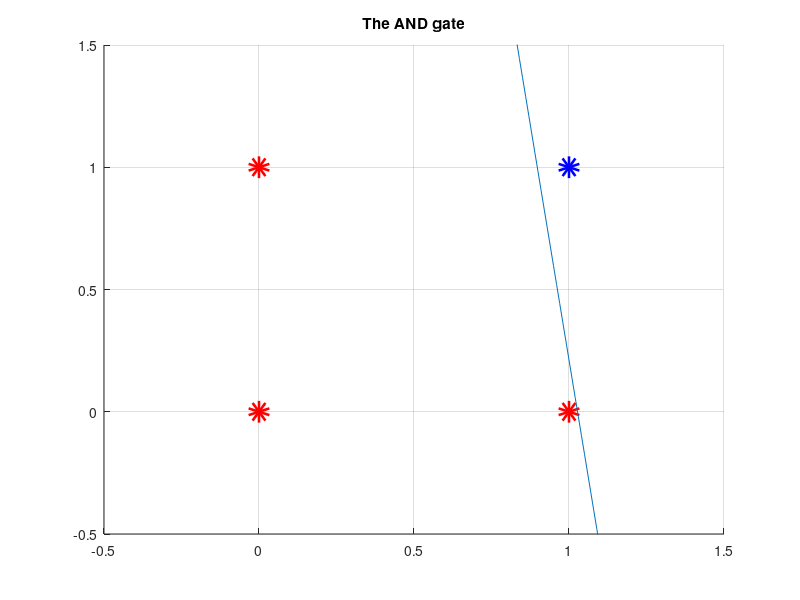

Source code (MATLAB):
clc; clear all;
%input array
X = [0 0; 0 1; 1 0; 1 1];
%target array
T = [0; 0; 0; 1];

% figure
% hold on; grid on;
% title('The AND gate')
% axis([-0.5 1.5 -0.5 1.5]);
% for i=1:length(X)
%     if T(i) == 0
%         plot(X(i,1), X(i,2), 'ro', 'LineWidth', 10); end;
%     if T(i) > 0
%         plot(X(i,1), X(i,2), 'bo', 'LineWidth', 10); end;
% end;

figure

[N, n] = size(X);
%lr = 0.01
lr = 1;
w = randn(n,1);
%w = ones(n);
b = -1;
E = 1;
index = 0;
while E ~= 0
    E = 0;
    for i=1:N
        yi = 0;
        for j=1:n
            yi = yi + X(i,j)*w(j);
        end;
        yi = yi + b;
        if yi >= 0
            yo = 1;
        else
            yo = 0;
        end;
        y(i) = yo;
        ei = T(i) - yo;
        w = w + lr*ei*X(i,:)';
        b = b + ei;
        E = E + ei^2;
    end;
    
    clf('reset');
    pause(0.1)
    hold on; grid on;
    axis([-0.5 1.5 -0.5 1.5]);
    title('Training ');
    for i=1:N
        if y(i) == 0
            plot(X(i,1), X(i,2), 'ro', 'LineWidth', 10); end;
        if y(i) > 0
            plot(X(i,1), X(i,2), 'bo', 'LineWidth', 10); end;
    end;
    
    %w1*x1 + w2*x2 + b = 0
    %x-intercept = (0, -b / w2)
    %y-intercept = (-b / w1, 0);
    x = -0.5:0.01:1.5;
    m = -(b / w(2)) / (b / w(1));
    Y = m * x + (-b / w(2));
    plot(x,Y);
    
    index = index+1;
    pause(0.5)
end;

title('The AND gate');

index



